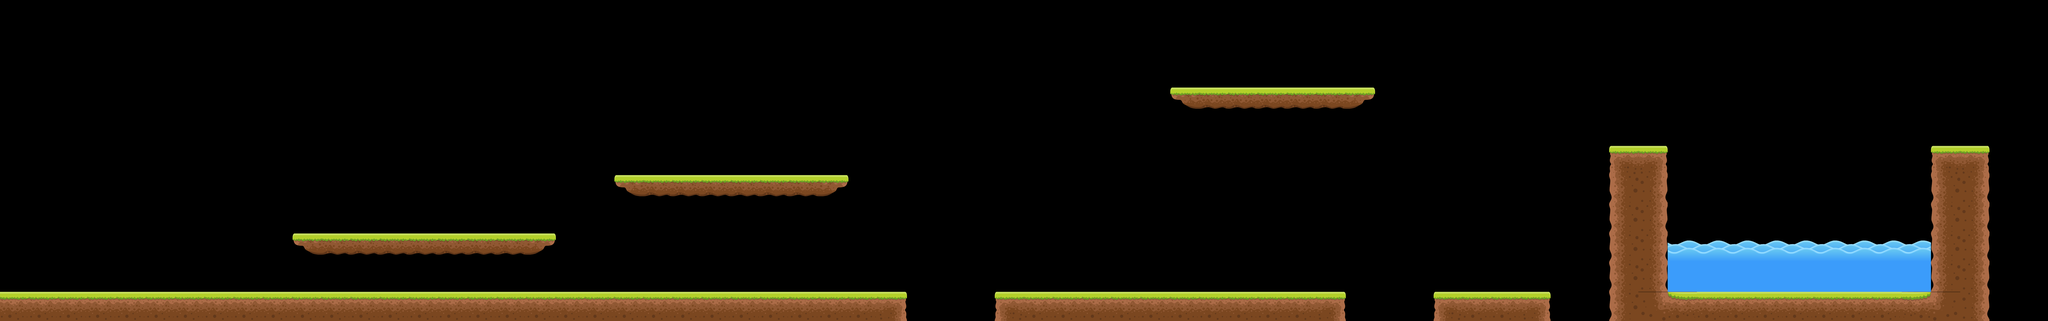

Tiled map render using the project's own tile images. Description and the map definition, with tile-layer contents summarised, below:
An orthogonal 70x11 tile map with 128x128 px tiles, 1 tile layer (Tile Layer 1), 1 hidden layer not drawn and 12 objects (7x 0, 3x 1, spawn, end).

<map version="1.0" orientation="orthogonal" renderorder="right-down" width="70" height="11" tilewidth="128" tileheight="128" nextobjectid="99">
 <tileset firstgid="1" name="map1_tileset" tilewidth="128" tileheight="128" tilecount="20" columns="4">
  <image source="map1_tileset.png" width="512" height="641" />
 </tileset>
 <layer name="Tile Layer 1" width="70" height="11">
  <data>[770 cells, 122 non-empty, 14 distinct tile ids]</data>
 </layer>
 <objectgroup color="#ff0000" name="colliders">
  <object id="2" type="0" x="-2" y="1280" width="3972" height="125.333" />
  <object id="3" type="0" x="4348" y="1280" width="1538.67" height="117.333" />
  <object id="4" type="0" x="6269.33" y="1282.67" width="512" height="121.212" />
  <object id="5" type="0" x="7044" y="644" width="257.333" height="758.06" />
  <object id="6" type="0" x="7288" y="1282.67" width="1152" height="119.636" />
  <object id="7" type="0" x="8449.33" y="637.33" width="254.667" height="767.879" />
  <object id="10" type="1" x="1282.67" y="1044" width="1149.33" height="52" />
  <object id="11" type="1" x="2691.47" y="782.77" width="1022.7" height="52" />
  <object id="12" type="1" x="5121.67" y="402.33" width="898" height="52" />
  <object id="86" type="0" x="-208" y="-336" width="212" height="1744" />
 </objectgroup>
 <imagelayer name="background" visible="0">
  <image source="BG.png" width="1925" height="1450" />
 </imagelayer>
 <objectgroup color="#ffff00" name="utils">
  <object id="97" name="spawn" x="320" y="1268" />
  <object id="98" name="end" x="8574" y="10" width="132" height="628" />
 </objectgroup>
</map>